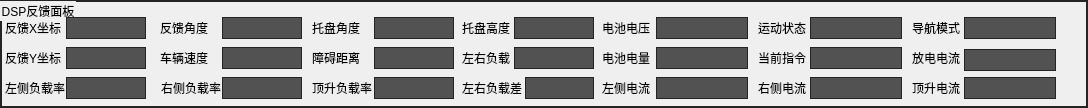
     <widget class="QGroupBox" name="groupBox_6">
      <property name="geometry">
       <rect>
        <x>6</x>
        <y>79</y>
        <width>1088</width>
        <height>108</height>
       </rect>
      </property>
      <property name="styleSheet">
       <string notr="true">QGroupBox {
  border: 1.5px solid rgb(36, 36, 36);
}


</string>
      </property>
      <property name="title">
       <string>DSP反馈面板</string>
      </property>
      <property name="flat">
       <bool>false</bool>
      </property>
      <property name="checkable">
       <bool>false</bool>
      </property>
      <widget class="QLabel" name="label_58">
       <property name="geometry">
        <rect>
         <x>462</x>
         <y>50</y>
         <width>48</width>
         <height>16</height>
        </rect>
       </property>
       <property name="text">
        <string>左右负载差</string>
       </property>
      </widget>
      <widget class="QLabel" name="label_52">
       <property name="geometry">
        <rect>
         <x>160</x>
         <y>50</y>
         <width>48</width>
         <height>16</height>
        </rect>
       </property>
       <property name="text">
        <string>车辆速度</string>
       </property>
      </widget>
      <widget class="QLabel" name="label_56">
       <property name="geometry">
        <rect>
         <x>312</x>
         <y>50</y>
         <width>48</width>
         <height>16</height>
        </rect>
       </property>
       <property name="text">
        <string>障碍距离</string>
       </property>
      </widget>
      <widget class="QLabel" name="label_48">
       <property name="geometry">
        <rect>
         <x>5</x>
         <y>50</y>
         <width>59</width>
         <height>16</height>
        </rect>
       </property>
       <property name="text">
        <string>反馈Y坐标</string>
       </property>
      </widget>
      <widget class="QLabel" name="label_201">
       <property name="geometry">
        <rect>
         <x>758</x>
         <y>50</y>
         <width>50</width>
         <height>16</height>
        </rect>
       </property>
       <property name="text">
        <string>当前指令</string>
       </property>
      </widget>
      <widget class="QLabel" name="label_96">
       <property name="geometry">
        <rect>
         <x>602</x>
         <y>50</y>
         <width>49</width>
         <height>16</height>
        </rect>
       </property>
       <property name="text">
        <string>电池电量</string>
       </property>
      </widget>
      <widget class="QLabel" name="label_47">
       <property name="geometry">
        <rect>
         <x>5</x>
         <y>20</y>
         <width>60</width>
         <height>16</height>
        </rect>
       </property>
       <property name="text">
        <string>反馈X坐标</string>
       </property>
      </widget>
      <widget class="QLabel" name="label_51">
       <property name="geometry">
        <rect>
         <x>160</x>
         <y>20</y>
         <width>48</width>
         <height>16</height>
        </rect>
       </property>
       <property name="text">
        <string>反馈角度</string>
       </property>
      </widget>
      <widget class="QLabel" name="label_55">
       <property name="geometry">
        <rect>
         <x>312</x>
         <y>20</y>
         <width>48</width>
         <height>16</height>
        </rect>
       </property>
       <property name="text">
        <string>托盘角度</string>
       </property>
      </widget>
      <widget class="QLabel" name="label_57">
       <property name="geometry">
        <rect>
         <x>462</x>
         <y>20</y>
         <width>48</width>
         <height>16</height>
        </rect>
       </property>
       <property name="text">
        <string>托盘高度</string>
       </property>
      </widget>
      <widget class="QLabel" name="label_95">
       <property name="geometry">
        <rect>
         <x>602</x>
         <y>20</y>
         <width>49</width>
         <height>16</height>
        </rect>
       </property>
       <property name="text">
        <string>电池电压</string>
       </property>
      </widget>
      <widget class="QLabel" name="label_198">
       <property name="geometry">
        <rect>
         <x>758</x>
         <y>20</y>
         <width>48</width>
         <height>16</height>
        </rect>
       </property>
       <property name="text">
        <string>运动状态</string>
       </property>
      </widget>
      <widget class="QLabel" name="label_200">
       <property name="geometry">
        <rect>
         <x>912</x>
         <y>20</y>
         <width>48</width>
         <height>16</height>
        </rect>
       </property>
       <property name="text">
        <string>导航模式</string>
       </property>
      </widget>
      <widget class="QLabel" name="label_49">
       <property name="geometry">
        <rect>
         <x>5</x>
         <y>80</y>
         <width>60</width>
         <height>16</height>
        </rect>
       </property>
       <property name="text">
        <string>左侧负载率</string>
       </property>
      </widget>
      <widget class="QLabel" name="label_53">
       <property name="geometry">
        <rect>
         <x>161</x>
         <y>80</y>
         <width>60</width>
         <height>16</height>
        </rect>
       </property>
       <property name="text">
        <string>右侧负载率</string>
       </property>
      </widget>
      <widget class="QLabel" name="label_59">
       <property name="geometry">
        <rect>
         <x>312</x>
         <y>80</y>
         <width>63</width>
         <height>16</height>
        </rect>
       </property>
       <property name="text">
        <string>顶升负载率</string>
       </property>
      </widget>
      <widget class="QLabel" name="label_61">
       <property name="geometry">
        <rect>
         <x>462</x>
         <y>80</y>
         <width>64</width>
         <height>16</height>
        </rect>
       </property>
       <property name="text">
        <string>左右负载差</string>
       </property>
      </widget>
      <widget class="QLabel" name="label_202">
       <property name="geometry">
        <rect>
         <x>602</x>
         <y>80</y>
         <width>48</width>
         <height>16</height>
        </rect>
       </property>
       <property name="text">
        <string>左侧电流</string>
       </property>
      </widget>
      <widget class="QLabel" name="label_203">
       <property name="geometry">
        <rect>
         <x>758</x>
         <y>80</y>
         <width>48</width>
         <height>16</height>
        </rect>
       </property>
       <property name="text">
        <string>右侧电流</string>
       </property>
      </widget>
      <widget class="QLabel" name="label_204">
       <property name="geometry">
        <rect>
         <x>912</x>
         <y>80</y>
         <width>48</width>
         <height>16</height>
        </rect>
       </property>
       <property name="text">
        <string>顶升电流</string>
       </property>
      </widget>
      <widget class="QLabel" name="labelEdit_DSP_X">
       <property name="geometry">
        <rect>
         <x>66</x>
         <y>17</y>
         <width>80</width>
         <height>22</height>
        </rect>
       </property>
       <property name="styleSheet">
        <string notr="true">border: 1px solid rgb(36, 36, 36);        background: rgb(82, 82, 82);</string>
       </property>
       <property name="text">
        <string/>
       </property>
       <property name="alignment">
        <set>Qt::AlignCenter</set>
       </property>
      </widget>
      <widget class="QLabel" name="labelEdit_DSP_Y">
       <property name="geometry">
        <rect>
         <x>66</x>
         <y>47</y>
         <width>80</width>
         <height>22</height>
        </rect>
       </property>
       <property name="styleSheet">
        <string notr="true">border: 1px solid rgb(36, 36, 36);        background: rgb(82, 82, 82);</string>
       </property>
       <property name="text">
        <string/>
       </property>
       <property name="alignment">
        <set>Qt::AlignCenter</set>
       </property>
      </widget>
      <widget class="QLabel" name="labelEdit_DSP_H">
       <property name="geometry">
        <rect>
         <x>222</x>
         <y>17</y>
         <width>80</width>
         <height>22</height>
        </rect>
       </property>
       <property name="styleSheet">
        <string notr="true">border: 1px solid rgb(36, 36, 36);        background: rgb(82, 82, 82);</string>
       </property>
       <property name="text">
        <string/>
       </property>
       <property name="alignment">
        <set>Qt::AlignCenter</set>
       </property>
      </widget>
      <widget class="QLabel" name="labelEdit_AgvSpeed">
       <property name="geometry">
        <rect>
         <x>222</x>
         <y>47</y>
         <width>80</width>
         <height>22</height>
        </rect>
       </property>
       <property name="styleSheet">
        <string notr="true">border: 1px solid rgb(36, 36, 36);        background: rgb(82, 82, 82);</string>
       </property>
       <property name="text">
        <string/>
       </property>
       <property name="alignment">
        <set>Qt::AlignCenter</set>
       </property>
      </widget>
      <widget class="QLabel" name="labelEdit_ElectricQuantity">
       <property name="geometry">
        <rect>
         <x>656</x>
         <y>47</y>
         <width>92</width>
         <height>22</height>
        </rect>
       </property>
       <property name="styleSheet">
        <string notr="true">border: 1px solid rgb(36, 36, 36);        background: rgb(82, 82, 82);</string>
       </property>
       <property name="text">
        <string/>
       </property>
       <property name="alignment">
        <set>Qt::AlignCenter</set>
       </property>
      </widget>
      <widget class="QLabel" name="labelEdit_PodaAngle">
       <property name="geometry">
        <rect>
         <x>374</x>
         <y>17</y>
         <width>80</width>
         <height>22</height>
        </rect>
       </property>
       <property name="styleSheet">
        <string notr="true">border: 1px solid rgb(36, 36, 36);        background: rgb(82, 82, 82);</string>
       </property>
       <property name="text">
        <string/>
       </property>
       <property name="alignment">
        <set>Qt::AlignCenter</set>
       </property>
      </widget>
      <widget class="QLabel" name="labelEdit_PodHeight">
       <property name="geometry">
        <rect>
         <x>514</x>
         <y>17</y>
         <width>80</width>
         <height>22</height>
        </rect>
       </property>
       <property name="styleSheet">
        <string notr="true">border: 1px solid rgb(36, 36, 36);        background: rgb(82, 82, 82);</string>
       </property>
       <property name="text">
        <string/>
       </property>
       <property name="alignment">
        <set>Qt::AlignCenter</set>
       </property>
      </widget>
      <widget class="QLabel" name="labelEdit_BarrierAngle">
       <property name="geometry">
        <rect>
         <x>514</x>
         <y>47</y>
         <width>80</width>
         <height>22</height>
        </rect>
       </property>
       <property name="styleSheet">
        <string notr="true">border: 1px solid rgb(36, 36, 36);        background: rgb(82, 82, 82);</string>
       </property>
       <property name="text">
        <string/>
       </property>
       <property name="alignment">
        <set>Qt::AlignCenter</set>
       </property>
      </widget>
      <widget class="QLabel" name="labelEdit_PresentInstruction">
       <property name="geometry">
        <rect>
         <x>810</x>
         <y>47</y>
         <width>92</width>
         <height>22</height>
        </rect>
       </property>
       <property name="styleSheet">
        <string notr="true">border: 1px solid rgb(36, 36, 36);        background: rgb(82, 82, 82);</string>
       </property>
       <property name="text">
        <string/>
       </property>
       <property name="alignment">
        <set>Qt::AlignCenter</set>
       </property>
      </widget>
      <widget class="QLabel" name="labelEdit_BarrierDistance">
       <property name="geometry">
        <rect>
         <x>374</x>
         <y>47</y>
         <width>80</width>
         <height>22</height>
        </rect>
       </property>
       <property name="styleSheet">
        <string notr="true">border: 1px solid rgb(36, 36, 36);        background: rgb(82, 82, 82);</string>
       </property>
       <property name="text">
        <string/>
       </property>
       <property name="alignment">
        <set>Qt::AlignCenter</set>
       </property>
      </widget>
      <widget class="QLabel" name="labelEdit_battery_voltage">
       <property name="geometry">
        <rect>
         <x>656</x>
         <y>17</y>
         <width>92</width>
         <height>22</height>
        </rect>
       </property>
       <property name="styleSheet">
        <string notr="true">border: 1px solid rgb(36, 36, 36);        background: rgb(82, 82, 82);</string>
       </property>
       <property name="text">
        <string/>
       </property>
       <property name="alignment">
        <set>Qt::AlignCenter</set>
       </property>
      </widget>
      <widget class="QLabel" name="labelEdit_LeftLoadRate">
       <property name="geometry">
        <rect>
         <x>66</x>
         <y>77</y>
         <width>80</width>
         <height>22</height>
        </rect>
       </property>
       <property name="styleSheet">
        <string notr="true">border: 1px solid rgb(36, 36, 36);        background: rgb(82, 82, 82);</string>
       </property>
       <property name="text">
        <string/>
       </property>
       <property name="alignment">
        <set>Qt::AlignCenter</set>
       </property>
      </widget>
      <widget class="QLabel" name="labelEdit_RightLoadRate">
       <property name="geometry">
        <rect>
         <x>222</x>
         <y>77</y>
         <width>80</width>
         <height>22</height>
        </rect>
       </property>
       <property name="styleSheet">
        <string notr="true">border: 1px solid rgb(36, 36, 36);        background: rgb(82, 82, 82);</string>
       </property>
       <property name="text">
        <string/>
       </property>
       <property name="alignment">
        <set>Qt::AlignCenter</set>
       </property>
      </widget>
      <widget class="QLabel" name="labelEdit_LiftupLoadRate">
       <property name="geometry">
        <rect>
         <x>374</x>
         <y>77</y>
         <width>80</width>
         <height>22</height>
        </rect>
       </property>
       <property name="styleSheet">
        <string notr="true">border: 1px solid rgb(36, 36, 36);        background: rgb(82, 82, 82);</string>
       </property>
       <property name="text">
        <string/>
       </property>
       <property name="alignment">
        <set>Qt::AlignCenter</set>
       </property>
      </widget>
      <widget class="QLabel" name="labelEdit_LeftRightLoadRate">
       <property name="geometry">
        <rect>
         <x>525</x>
         <y>77</y>
         <width>69</width>
         <height>22</height>
        </rect>
       </property>
       <property name="styleSheet">
        <string notr="true">border: 1px solid rgb(36, 36, 36);        background: rgb(82, 82, 82);</string>
       </property>
       <property name="text">
        <string/>
       </property>
       <property name="alignment">
        <set>Qt::AlignCenter</set>
       </property>
      </widget>
      <widget class="QLabel" name="labelEdit_LeftCurrent">
       <property name="geometry">
        <rect>
         <x>656</x>
         <y>77</y>
         <width>92</width>
         <height>22</height>
        </rect>
       </property>
       <property name="styleSheet">
        <string notr="true">border: 1px solid rgb(36, 36, 36);        background: rgb(82, 82, 82);</string>
       </property>
       <property name="text">
        <string/>
       </property>
       <property name="alignment">
        <set>Qt::AlignCenter</set>
       </property>
      </widget>
      <widget class="QLabel" name="labelEdit_RightCurrent">
       <property name="geometry">
        <rect>
         <x>810</x>
         <y>77</y>
         <width>92</width>
         <height>22</height>
        </rect>
       </property>
       <property name="styleSheet">
        <string notr="true">border: 1px solid rgb(36, 36, 36);        background: rgb(82, 82, 82);</string>
       </property>
       <property name="text">
        <string/>
       </property>
       <property name="alignment">
        <set>Qt::AlignCenter</set>
       </property>
      </widget>
      <widget class="QLabel" name="labelEdit_LiftupCurrent">
       <property name="geometry">
        <rect>
         <x>964</x>
         <y>77</y>
         <width>92</width>
         <height>22</height>
        </rect>
       </property>
       <property name="styleSheet">
        <string notr="true">border: 1px solid rgb(36, 36, 36);        background: rgb(82, 82, 82);</string>
       </property>
       <property name="text">
        <string/>
       </property>
       <property name="alignment">
        <set>Qt::AlignCenter</set>
       </property>
      </widget>
      <widget class="QLabel" name="label_205">
       <property name="geometry">
        <rect>
         <x>912</x>
         <y>50</y>
         <width>48</width>
         <height>16</height>
        </rect>
       </property>
       <property name="text">
        <string>放电电流</string>
       </property>
      </widget>
      <widget class="QLabel" name="labelEdit_MotionStatus">
       <property name="geometry">
        <rect>
         <x>810</x>
         <y>17</y>
         <width>92</width>
         <height>22</height>
        </rect>
       </property>
       <property name="styleSheet">
        <string notr="true">border: 1px solid rgb(36, 36, 36);        background: rgb(82, 82, 82);</string>
       </property>
       <property name="text">
        <string/>
       </property>
       <property name="alignment">
        <set>Qt::AlignCenter</set>
       </property>
      </widget>
      <widget class="QLabel" name="labelEdit_Battery_Current">
       <property name="geometry">
        <rect>
         <x>964</x>
         <y>49</y>
         <width>92</width>
         <height>22</height>
        </rect>
       </property>
       <property name="styleSheet">
        <string notr="true">border: 1px solid rgb(36, 36, 36);        background: rgb(82, 82, 82);</string>
       </property>
       <property name="text">
        <string/>
       </property>
       <property name="alignment">
        <set>Qt::AlignCenter</set>
       </property>
      </widget>
      <widget class="QLabel" name="labelEdit_NavigationMode">
       <property name="geometry">
        <rect>
         <x>964</x>
         <y>17</y>
         <width>92</width>
         <height>22</height>
        </rect>
       </property>
       <property name="styleSheet">
        <string notr="true">border: 1px solid rgb(36, 36, 36);        background: rgb(82, 82, 82);</string>
       </property>
       <property name="text">
        <string/>
       </property>
       <property name="alignment">
        <set>Qt::AlignCenter</set>
       </property>
      </widget>
     </widget>
